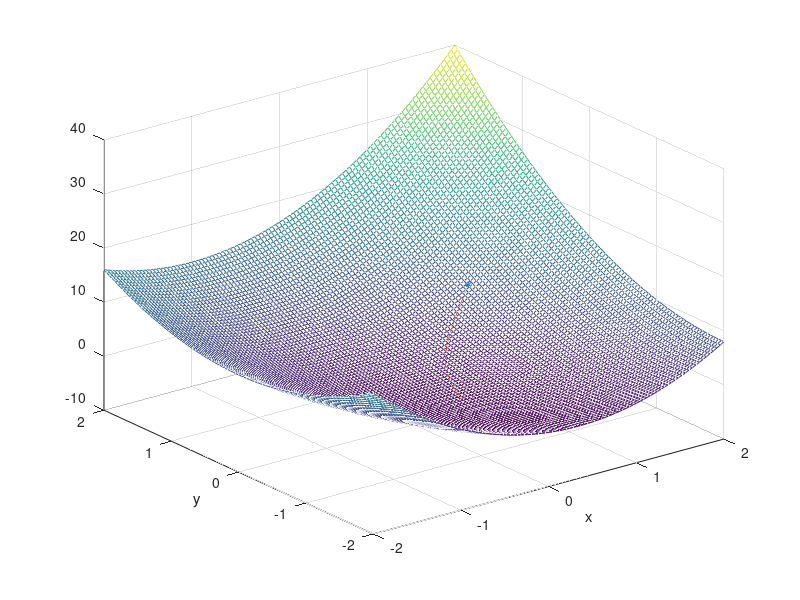

This chart was generated by the following MATLAB code:
clear all
close all
clc

%%
A = [1 0;-1 0;0 1;0 -1];
b = [2;-1;1.5;-0.5];

H = [6 2;2 4];
f = [2;4];

a = 2;
n = 101;
x = linspace(-a,a,n);
y = linspace(-a,a,n);
X = [x;y];

Z = zeros(n);
G = zeros(n);

for i = 1:n
    for j = 1:n
        Z(i,j) = .5*[x(i) y(j)]*H*[x(i);y(j)] + f'*[x(i);y(j)];
    end
end

%%
[sol,fval] = quadprog(H,f,A,b);

%%
m = 50;
mu = zeros(4,m+1);
Dg = zeros(4,m);
xs = zeros(2,m);
eta = 1;

for i = 1:m
    Dg(:,i) = -A/H*(A'*mu(:,i)+f)-b;
    mu(:,i+1) = max(zeros(4,1),mu(:,i)+eta*Dg(:,i));
    xs(:,i) = -H\(A'*mu(:,i+1)+f);
    Zs(i) = .5*xs(:,i)'*H*xs(:,i) + f'*xs(:,i);
end

%%
figure(1); clf
mesh(x,y,Z'); hold
plot3(sol(1),sol(2),fval,'*'); plot3(xs(1,:),xs(2,:),Zs)
xlabel('x'); ylabel('y')
